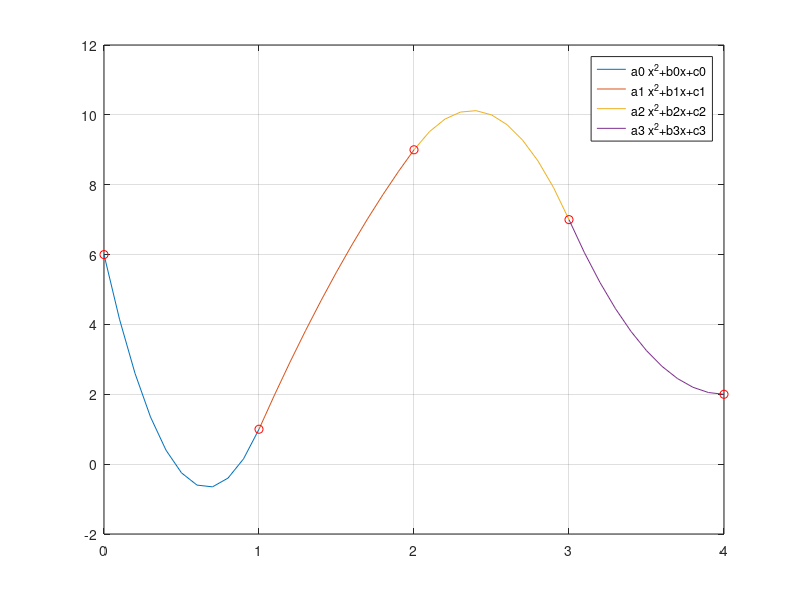

Write the MATLAB code that produced this figure.
u=[0 1 2 3 4]; v=[6 1 9 7 2]; 
a=[0 0 1 0 0 0 0 0 0 0 0 0 
   1 1 1 0 0 0 0 0 0 0 0 0 
   0 0 0 0 0 1 0 0 0 0 0 0 
   0 0 0 1 1 1 0 0 0 0 0 0 
   0 0 0 0 0 0 0 0 1 0 0 0 
   0 0 0 0 0 0 1 1 1 0 0 0 
   0 0 0 0 0 0 0 0 0 0 0 1 
   0 0 0 0 0 0 0 0 0 1 1 1 
   2 1 0 0 -1 0 0 0 0 0 0 0 
   0 0 0 2 1 0 0 -1 0 0 0 0 
   0 0 0 0 0 0 2 1 0 0 -1 0 
   0 0 0 0 0 0 0 0 0 2 1 0]; 
b=[6;1;1;9;9;7;7;2;0;0;0;0]; 

x=a\b; 
xx=0:.1:1; 

% уравнения функции для каждого отрезка 
z0=@(z)x(1)*z.^2+x(2)*z+x(3); 
z1=@(z)x(4)*z.^2+x(5)*z+x(6); 
z2=@(z)x(7)*z.^2+x(8)*z+x(9); 
z3=@(z)x(10)*z.^2+x(11)*z+x(12); 

% построить сеточную функцию и графики кусочно-кубической интерполяции 
plot(xx, z0(xx), xx+1, z1(xx), xx+2, z2(xx), xx+3, z3(xx), u,v,'or'), grid,  
legend('a0 x^2+b0x+c0', 'a1 x^2+b1x+c1', 'a2 x^2+b2x+c2', 'a3 x^2+b3x+c3')
